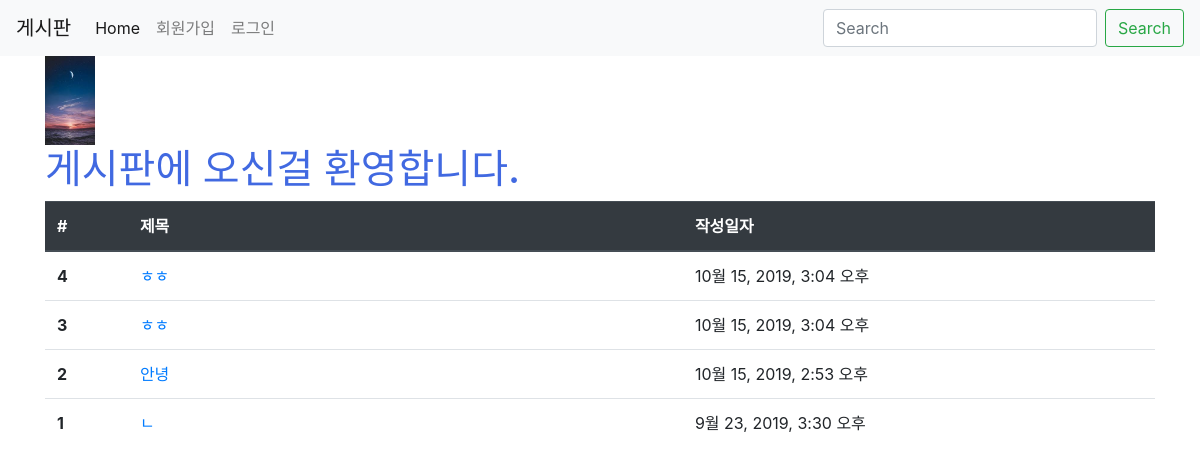
The page /articles/ on the database as committed earlier.
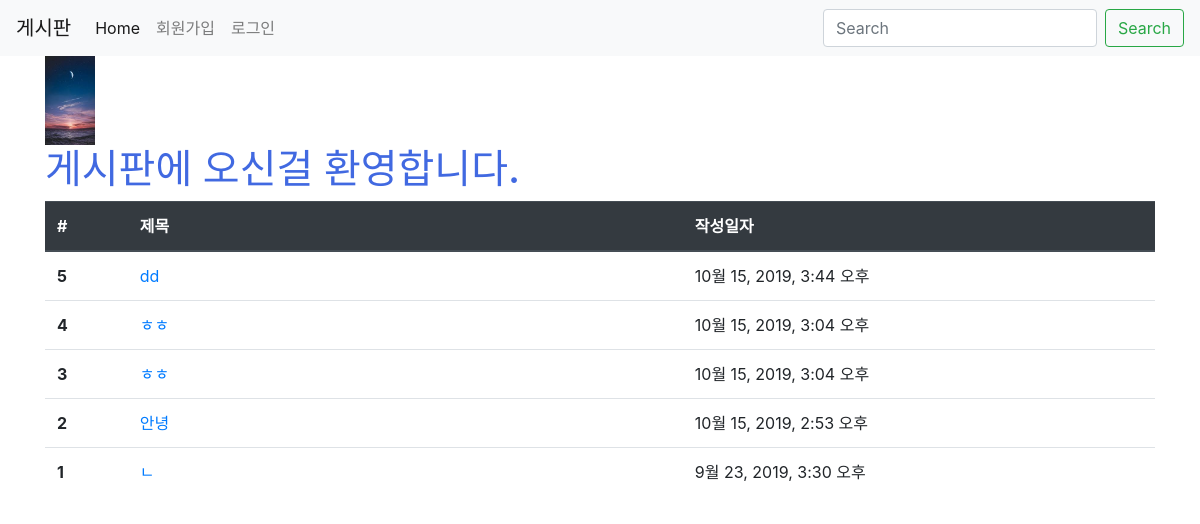
The same page on the database as committed later.
### articles/models.py (models this page shows, shortened)
class Article(models.Model):
    title = models.CharField(max_length=10)
    content = models.TextField()
    image = models.ImageField(blank=True)
    image_thumbnail = ImageSpecField(
        processors=[ResizeToFit(300, 300)],
        format='JPEG',
        options={'quality': 80}
    )
    created_at = models.DateTimeField(auto_now_add=True)
    updated_at = models.DateTimeField(auto_now=True)

### articles/views.py (the view)
# urls.py: path('', views.index, name='index'),
def index(request):
    articles = Article.objects.order_by('-id')
    context = {
        'articles' : articles
    }
    return render(request, 'articles/index.html', context)

### articles/templates/articles/index.html (shortened to what this page needs)
{% extends 'articles/base.html' %}
{% load static %}
{% block css %}
<link rel="stylesheet" href="{% static 'articles/style.css' %}">
{% endblock %}
{% block body %}
  <img src="{% static 'articles/bg.jpg'%}" alt="배경" width="50">
  <h1 class="title">게시판에 오신걸 환영합니다.</h1>
  <table class="table">
  <thead class="thead-dark">
    <tr>
      <th scope="col">#</th>
      <th scope="col">제목</th>
      <th scope="col">작성일자</th>
    </tr>
  </thead>
  <tbody>
  {% for article in articles %}
    <tr>
      <th scope="row">{{ article.id }}</th>
      <td>
      <a href="{% url 'articles:detail' article.pk %}">{{ article.title }}</a>
      </td>
      <td>{{ article.created_at }}</td>
    </tr>
    {% endfor %}
  </tbody>
</table>
{% endblock %}

### articles/templates/articles/base.html (shortened to what this page needs)
{% load static %}
<!DOCTYPE html>
<html lang="ko">
<head>
  <link rel="stylesheet" href="{% static 'bootstrap/css/bootstrap.min.css' %}">
  {% block css %}{% endblock %}
</head>
<body>
  <nav class="navbar navbar-expand-lg navbar-light bg-light">
    <a class="navbar-brand" href="#">게시판</a>
    <div class="collapse navbar-collapse" id="navbarSupportedContent">
      <ul class="navbar-nav mr-auto">
        <li class="nav-item active">
          <a class="nav-link" href="{% url 'articles:index' %}">Home <span class="sr-only">(current)</span></a>
        </li>
        {% if user.is_authenticated %}
        <li class="nav-item">
          <a class="nav-link"> {{user.username}}</a>
        </li>
        <li class="nav-item">
          <a class="nav-link" href="{% url 'accounts:logout' %}"> 로그아웃</a>
        </li>
        {% else %}
        <li class="nav-item">
          <a class="nav-link" href="{% url 'accounts:signup' %}"> 회원가입</a>
        </li>
        <li class="nav-item">
          <a class="nav-link" href="{% url 'accounts:login' %}"> 로그인</a>
        </li>
        {% endif %}
      </ul>
      <form class="form-inline my-2 my-lg-0">
        <input class="form-control mr-sm-2" type="search" placeholder="Search" aria-label="Search">
        <button class="btn btn-outline-success my-2 my-sm-0" type="submit">Search</button>
      </form>
    </div>
  </nav>
  <div class="container">
    {% block body %}
    {% endblock %}
  </div>
</body>
</html>

### articles/static/articles/style.css (style rules this page uses)
.title { color: royalblue; }

### articles/templates/articles/index.html (style rules this page uses)
tr > th:nth-of-type(2) { width: 50%;% }

Rows that differ between the two databases and show on the page:
added Article: id "5", title "dd", created_at "10월 15, 2019, 3:44 오후"
